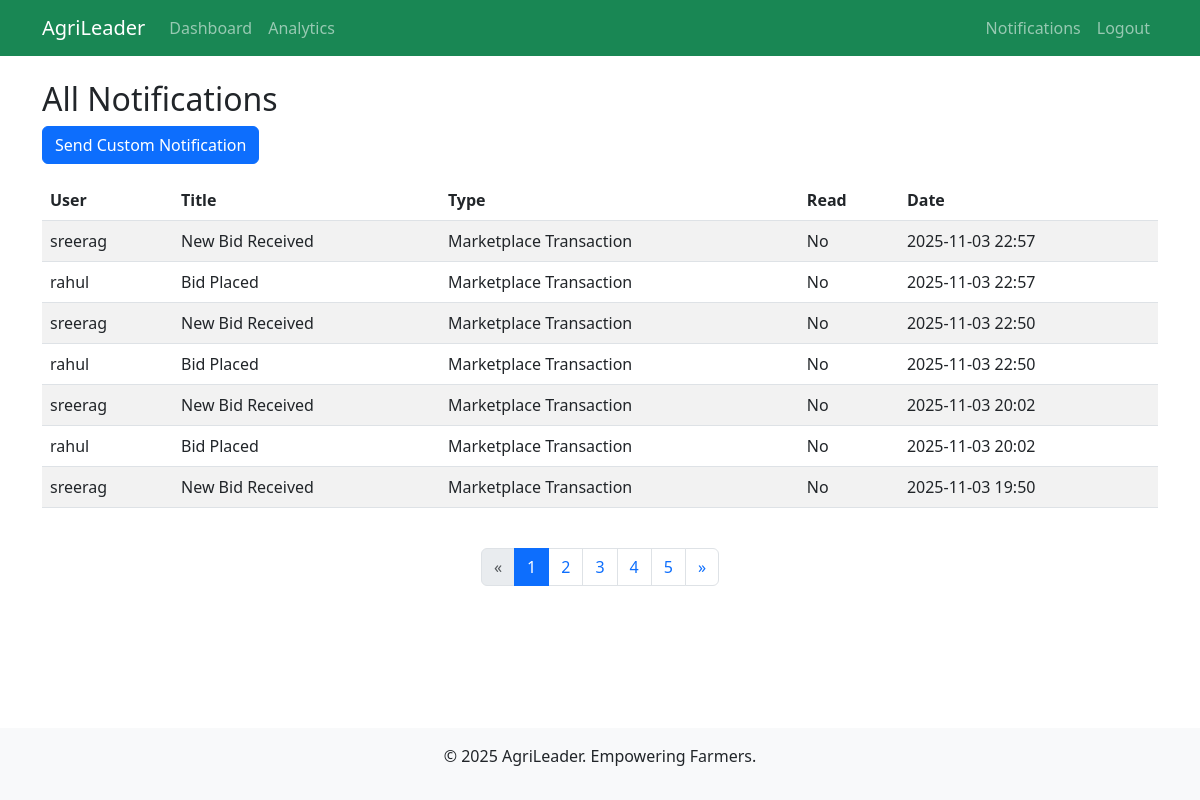
Page /notifications/admin/ (signed in) on the committed database.
### notifications/models.py (models this page shows, shortened)
class Notification(models.Model):
    NOTIFICATION_TYPES = [
        ('approval', 'Approval/Rejection'),
        ('booking', 'Booking Update'),
        ('marketplace', 'Marketplace Transaction'),
        ('scheme', 'New Scheme Alert'),
        ('weather', 'Weather Alert'),
        ('custom', 'Custom'),
    ]
    user = models.ForeignKey(CustomUser, on_delete=models.CASCADE)
    title = models.CharField(max_length=100)
    message = models.TextField()
    notification_type = models.CharField(max_length=20, choices=NOTIFICATION_TYPES)
    is_read = models.BooleanField(default=False)
    created_at = models.DateTimeField(auto_now_add=True)
    related_id = models.PositiveIntegerField(null=True, blank=True)  # e.g., booking ID
    related_model = models.CharField(max_length=50, null=True, blank=True)  # e.g., 'CultivationBooking'
    class Meta:
        ordering = ['-created_at']

### accounts/models.py (models this page shows, shortened)
class CustomUser(AbstractUser):
    ROLE_CHOICES = [
        ('farmer', 'Farmer'),
        ('buyer', 'Buyer'),
    ]
    email = models.EmailField(unique=True, blank=False, null=False)  # 👈 make email required and unique
    first_name = models.CharField(max_length=150, blank=False, null=False)  # 👈 required
    last_name = models.CharField(max_length=150, blank=False, null=False)   # 👈 required
    role = models.CharField(max_length=10, choices=ROLE_CHOICES, default='farmer')
    mobile = models.CharField(
        max_length=10,
        validators=[RegexValidator(r'^[6-9]\d{9}$', 'Enter a valid 10-digit mobile number starting with 6, 7, 8, or 9.')],
        help_text='10 digits starting with 6-9'
    )
    address = models.TextField()
    profile_picture = models.ImageField(upload_to='profiles/', blank=True, null=True)
    buyer_type = models.CharField(
        max_length=20,
        choices=[('wholesaler', 'Wholesaler'), ('retailer', 'Retailer')],
        blank=True,
        null=True
    )
    is_approved = models.BooleanField(default=False)
    objects = CustomUserManager()

### notifications/views.py (the view)
    def wrapper(request, *args, **kwargs):
        if not request.user.is_authenticated or request.user.role != 'admin':
            messages.warning(request, 'No permission to access this page.')
            return redirect('accounts:home')
        return view_func(request, *args, **kwargs)

### notifications/views.py (called while the page is built)
def admin_required(view_func):
    def wrapper(request, *args, **kwargs):
        if not request.user.is_authenticated or request.user.role != 'admin':
            messages.warning(request, 'No permission to access this page.')
            return redirect('accounts:home')
        return view_func(request, *args, **kwargs)
    return wrapper

@login_required
@admin_required
def admin_notifications(request):
    all_notifications = Notification.objects.all().order_by('-created_at')
    page_obj, notifications = paginate_queryset(request, all_notifications)
    return render(request, 'notifications/admin_notifications.html', {
        'notifications': notifications,  # paginated list for the table
        'page_obj': page_obj              # for rendering pagination controls
    })

### utils/pagination.py (called while the page is built)
def paginate_queryset(request, queryset):
    paginator = Paginator(queryset, DEFAULT_PER_PAGE)
    page_number = request.GET.get('page')
    try:
        page_obj = paginator.page(page_number)
    except PageNotAnInteger:
        page_obj = paginator.page(1)
    except EmptyPage:
        page_obj = paginator.page(paginator.num_pages)
    return page_obj, page_obj.object_list

### notifications/templates/notifications/admin_notifications.html (shortened to what this page needs)
{% extends 'accounts/base.html' %}
{% block content %}
<h2>All Notifications</h2>
<a href="{% url 'notifications:send_notification' %}" class="btn btn-primary mb-3">Send Custom Notification</a>
<div class="table-responsive">
    <table class="table table-striped">
        <thead>
            <tr><th>User</th><th>Title</th><th>Type</th><th>Read</th><th>Date</th></tr>
        </thead>
        <tbody>
            {% for notif in notifications %}
            <tr>
                <td>{{ notif.user.username }}</td>
                <td>{{ notif.title }}</td>
                <td>{{ notif.get_notification_type_display }}</td>
                <td>{{ notif.is_read|yesno:"Yes,No" }}</td>
                <td>{{ notif.created_at|date:"Y-m-d H:i" }}</td>
            </tr>
            {% endfor %}
        </tbody>
    </table>
</div>
{% include 'partials/pagination.html' %}
{% endblock %}

### rows in the picture
Notification: user.username "sreerag", title "New Bid Received", notification_type "Marketplace Transaction", is_read "No", created_at "2025-11-03 22:57"
Notification: user.username "rahul", title "Bid Placed", notification_type "Marketplace Transaction", is_read "No", created_at "2025-11-03 22:57"
Notification: user.username "sreerag", title "New Bid Received", notification_type "Marketplace Transaction", is_read "No", created_at "2025-11-03 22:50"
Notification: user.username "rahul", title "Bid Placed", notification_type "Marketplace Transaction", is_read "No", created_at "2025-11-03 22:50"
Notification: user.username "sreerag", title "New Bid Received", notification_type "Marketplace Transaction", is_read "No", created_at "2025-11-03 20:02"
Notification: user.username "rahul", title "Bid Placed", notification_type "Marketplace Transaction", is_read "No", created_at "2025-11-03 20:02"
Notification: user.username "sreerag", title "New Bid Received", notification_type "Marketplace Transaction", is_read "No", created_at "2025-11-03 19:50"

### other values in the picture
{{ num }} "1" "2" "3" "4" "5"
